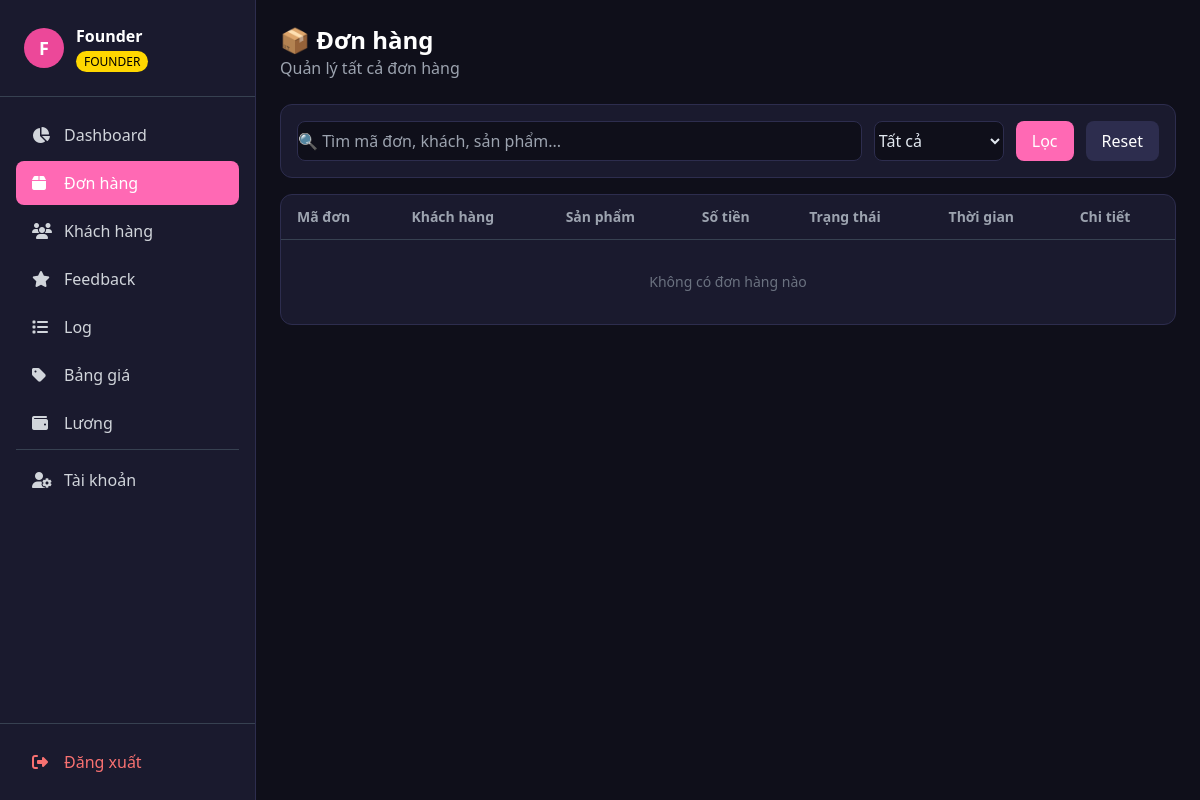
Page /orders (signed in) on the earlier database version.
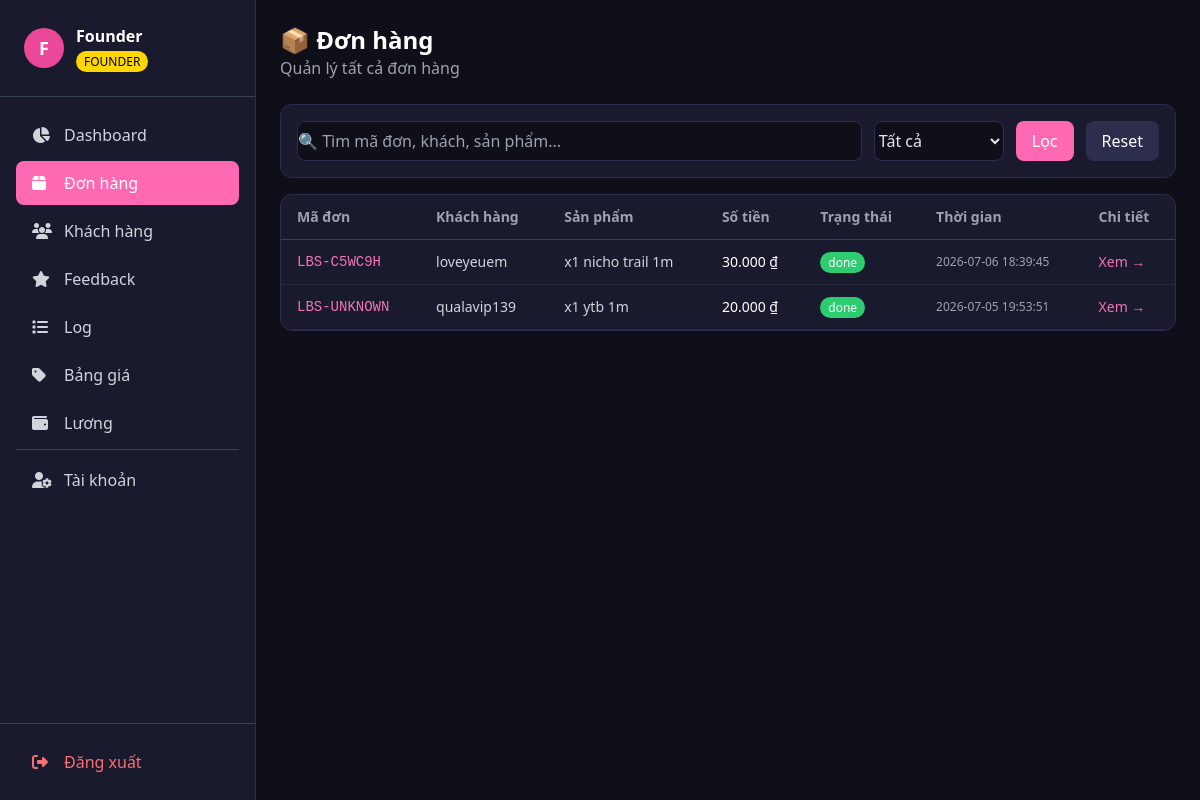
Same page on the later database version.
### tables this page shows
CREATE TABLE orders (
            id              INTEGER PRIMARY KEY AUTOINCREMENT,
            order_code      TEXT    UNIQUE NOT NULL,
            user_id         INTEGER NOT NULL,
            username        TEXT    NOT NULL,
            product_name    TEXT    NOT NULL,
            amount          INTEGER NOT NULL,
            status          TEXT    DEFAULT 'pending',
            ticket_channel  INTEGER,
            created_at      TEXT    DEFAULT (datetime('now','localtime')),
            paid_at         TEXT
        );

### web/app.py (the view)
@app.route("/orders")
@login_required
@role_required("founder", "admin")
def orders():
    status_filter = request.args.get("status", "all")
    search        = request.args.get("search", "").strip()
    conn   = db.get_conn()
    query  = "SELECT * FROM orders WHERE 1=1"
    params = []
    if status_filter != "all":
        query += " AND status=?"
        params.append(status_filter)
    if search:
        query += " AND (order_code LIKE ? OR username LIKE ? OR product_name LIKE ?)"
        params += [f"%{search}%", f"%{search}%", f"%{search}%"]
    query += " ORDER BY created_at DESC"
    rows  = conn.execute(query, params).fetchall()
    conn.close()
    return render_template("orders.html", orders=list(rows), status_filter=status_filter, search=search)

### database.py (called while the page is built)
def get_conn():
    conn = sqlite3.connect(DB_PATH)
    conn.row_factory = sqlite3.Row
    return conn

### web/app.py (called while the page is built)
def login_required(f):
    @wraps(f)
    def decorated(*args, **kwargs):
        if "user_id" not in session:
            return redirect(url_for("login"))
        return f(*args, **kwargs)
    return decorated

def role_required(*roles):
    def decorator(f):
        @wraps(f)
        def decorated(*args, **kwargs):
            if session.get("role") not in roles:
                flash("❌ Bạn không có quyền truy cập trang này!", "error")
                return redirect(url_for("dashboard"))
            return f(*args, **kwargs)
        return decorated
    return decorator

### web/templates/orders.html (shortened to what this page needs)
{% extends "base.html" %}
{% block content %}
<div class="mb-6 flex items-center justify-between">
    <div>
        <h1 class="text-2xl font-bold text-white">📦 Đơn hàng</h1>
        <p class="text-gray-400">Quản lý tất cả đơn hàng</p>
    </div>
</div>
<div class="card p-4 mb-4 flex flex-wrap gap-3 items-center">
    <form method="GET" class="flex flex-wrap gap-3 w-full">
        <input type="text" name="search" value="{{ search }}" placeholder="🔍 Tìm mã đơn, khách, sản phẩm..." class="flex-1 min-w-48">
        <select name="status">
            <option value="all" {{ 'selected' if status_filter == 'all' }}>Tất cả</option>
        </select>
        <button type="submit" class="btn-primary">Lọc</button>
        <a href="/orders" class="btn-primary" style="background:#2d2d4e;">Reset</a>
    </form>
</div>
<div class="card overflow-hidden">
    <table class="w-full text-sm">
        <thead>
            <tr class="border-b border-gray-700 text-gray-400">
                <th class="px-4 py-3 text-left">Mã đơn</th>
                <th class="px-4 py-3 text-left">Khách hàng</th>
                <th class="px-4 py-3 text-left">Sản phẩm</th>
                <th class="px-4 py-3 text-left">Số tiền</th>
                <th class="px-4 py-3 text-left">Trạng thái</th>
                <th class="px-4 py-3 text-left">Thời gian</th>
                <th class="px-4 py-3 text-left">Chi tiết</th>
            </tr>
        </thead>
        <tbody>
            {% for o in orders %}
            <tr class="border-b border-gray-800 hover:bg-gray-800/30">
                <td class="px-4 py-3 font-mono text-pink-400">{{ o.order_code }}</td>
                <td class="px-4 py-3 text-gray-300">{{ o.username }}</td>
                <td class="px-4 py-3 text-gray-300">{{ o.product_name }}</td>
                <td class="px-4 py-3 text-white">{{ "{:,.0f}".format(o.amount).replace(",", ".") }} ₫</td>
                <td class="px-4 py-3">
                    <span class="px-2 py-0.5 rounded-full text-xs text-white status-{{ o.status }}">{{ o.status }}</span>
                </td>
                <td class="px-4 py-3 text-gray-400 text-xs">{{ o.created_at }}</td>
                <td class="px-4 py-3">
                    <a href="/orders/{{ o.order_code }}" class="text-pink-400 hover:underline">Xem →</a>
                </td>
            </tr>
            {% else %}
            <tr><td colspan="7" class="text-center py-8 text-gray-500">Không có đơn hàng nào</td></tr>
            {% endfor %}
        </tbody>
    </table>
</div>
{% endblock %}

Differences in the rows shown:
added orders: order_code "LBS-C5WC9H", username "loveyeuem", product_name "x1 nicho trail 1m", amount "30.000", status "done", created_at "2026-07-06 18:39:45"
added orders: order_code "LBS-UNKNOWN", username "qualavip139", product_name "x1 ytb 1m", amount "20.000", status "done", created_at "2026-07-05 19:53:51"
Other differences:
text no longer shown: "Không có đơn hàng nào"
